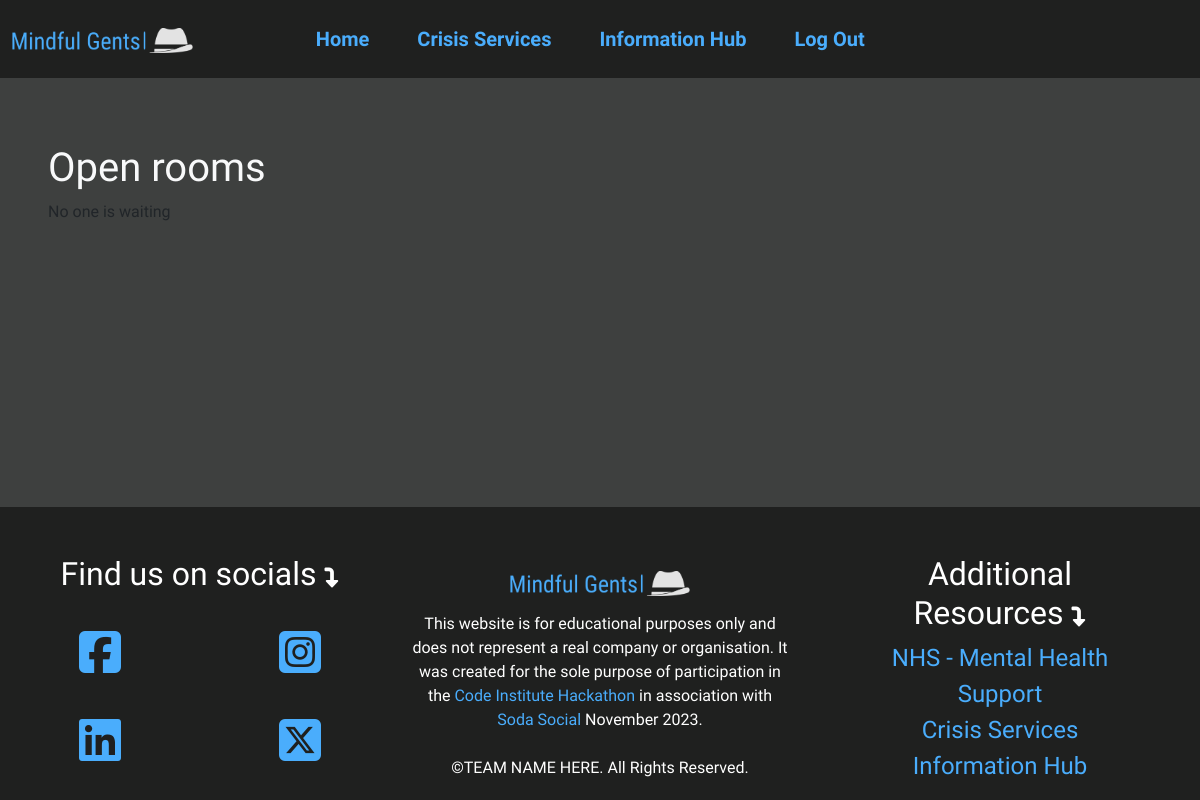
The page /chat/lobby/ (signed in) on the database as committed earlier.
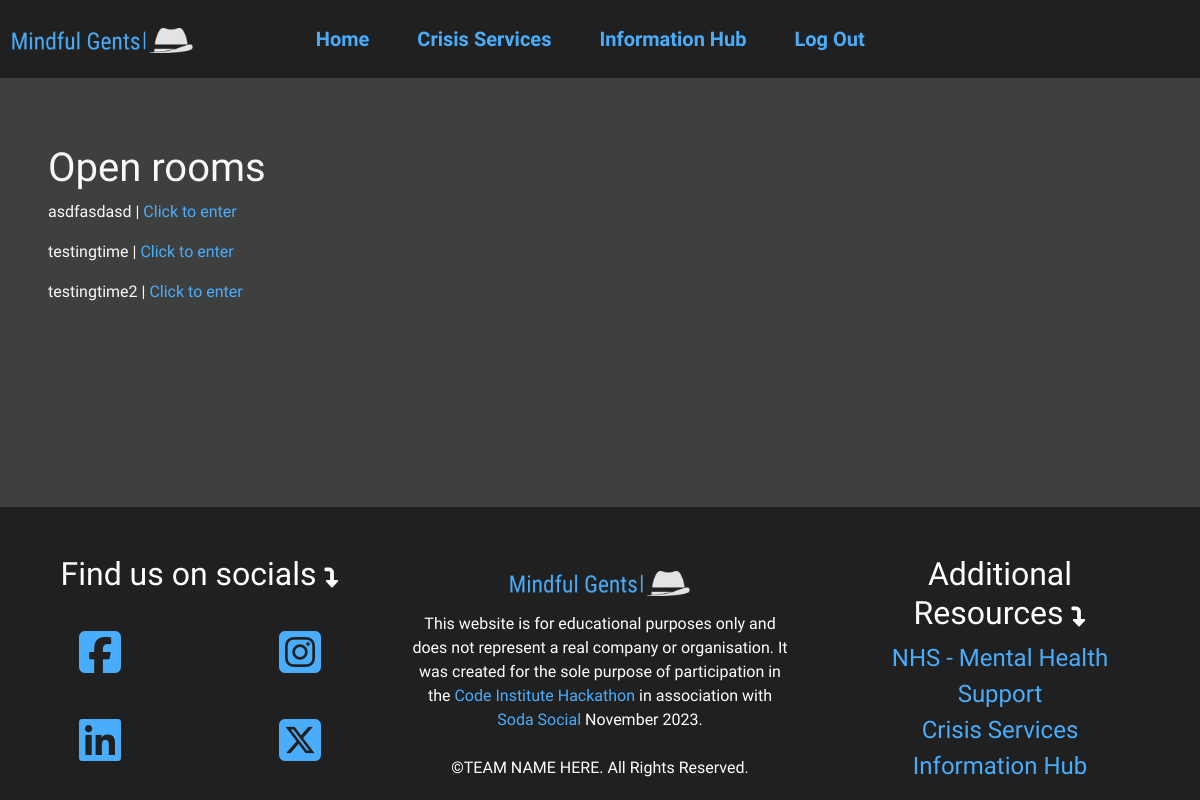
The same page on the database as committed later.
### chat/models.py (models this page shows)
class OpenRoom(models.Model):
    chat_room_name = models.CharField(max_length=50)
    chat_room_url = models.URLField()

### chat/views.py (the view)
# urls.py: path("lobby/", views.chat_lobby, name="lobby"),
@login_required
def chat_lobby(request):
    open_rooms = OpenRoom.objects.all()
    url_base = request.get_host()
    print("path:", url_base)
    context = {
        "open_rooms":  open_rooms,
    }
    return render(request, "chatlobby.html", context)

### chat/templates/chatlobby.html (shortened to what this page needs)
{% extends 'base.html' %}
{% load static %}
{% block content %}
<section class="m-5">
    <div class="container p-5"></div>
    <h1 class="text-light">Open rooms</h1>
    {% if not open_rooms %}
    No one is waiting
    {% else %}
    {% for room in open_rooms %}
    <p class="text-light">{{ room.chat_room_name }} | <a href="{{ room.chat_room_url }}">Click to enter</a>
    </p>
    {% endfor %}
    {% endif %}
</section>
{% endblock %}

### templates/base.html (shortened to what this page needs)
{% load static %}
<!DOCTYPE html>
<html lang="en">
<head>
    <link rel="stylesheet" href="{% static 'css/style.css' %}" />
    <link href="https://cdn.jsdelivr.net/npm/bootstrap@5.3.2/dist/css/bootstrap.min.css" rel="stylesheet">
    <link rel="stylesheet" type="text/css" href="https://js.api.here.com/v3/3.1/mapsjs-ui.css" />
</head>
<body class="d-flex flex-column min-vh-100">
    <nav class="navbar fixed-top navbar-expand-lg">
        <div class="container-fluid">
          <a class="navbar-brand mx-auto" href="{% url 'index' %}">
            <img
              class="logo"
              src="{% static 'images/logo.webp' %}"
              alt="Logo" />
          </a>
          <div
            class="offcanvas offcanvas-start"
            tabindex="-1"
            id="offcanvasNavbar"
            aria-labelledby="offcanvasNavbarLabel">
            <div class="offcanvas-body">
              <ul class="navbar-nav mx-auto">
                <li class="nav-item">
                  <a
                    class="nav-link"
                    href="{% url 'index' %}"
                    >Home</a
                  >
                </li>
                <li class="nav-item">
                  <a
                    class="nav-link"
                    href="{% url 'crisis' %}"
                    >Crisis Services</a
                  >
                </li>
                <li class="nav-item">
                  <a
                    class="nav-link"
                    href="{% url 'information' %}"
                    >Information Hub</a
                  >
                </li>
                {% if request.user.is_authenticated %}
                <li class="nav-item">
                  <a
                    class="nav-link"
                    href="{% url 'account_logout' %}"
                    >Log Out</a
                  >
                </li>
                {% endif %}
              </ul>
            </div>
          </div>
        </div>
      </nav>
    {% block content %}
    {% endblock %}
    <footer class="container-fluid pt-5 mt-auto">
      <div class="row">
          <div class="col-12 col-md-4 text-center order-1">
              <h2 class="text-white">Find us on socials&nbsp<i class="fa-solid fa-turn-down fs-5"></i></h2>
              <ul class="row list-unstyled">
                  <li class="col-6 social-icon">
                      <a href="https://www.facebook.com" target="_blank">
                          <i class="fa-brands fa-square-facebook"></i>
                      </a>
                  </li>
                  <li class="col-6 social-icon">
                      <a href="https://www.instagram.com" target="_blank">
                          <i class="fa-brands fa-square-instagram"></i>
                      </a>
                  </li>
                  <li class="col-6 social-icon">
                      <a href="https://www.linkedin.com" target="_blank">
                          <i class="fa-brands fa-linkedin"></i>
                      </a>
                  </li>
                  <li class="col-6 social-icon">
                      <a href="https://www.twitter.com" target="_blank">
                        <i class="fa-brands fa-square-x-twitter"></i>
                      </a>
                  </li>
              </ul>
          </div>
          <div class="col-12 col-md-4 order-3 order-md-2">
              <ul class="list-unstyled">
                  <li class="text-center">
                      <a href="">
                          <img class="logo my-3" src="{% static 'images/logo.webp' %}" alt="Logo">
                      </a>
                  </li>
                  <li class="text-center">
                      <p class="text-white">This website is for educational purposes only and does not represent a real
                          company or organisation. It was created for the sole purpose of participation in the <a
                              href="https://hackathon.codeinstitute.net/" target="_blank">Code Institute Hackathon</a> in
                          association with <a href="https://www.trustinsoda.com/" target="_blank">Soda Social</a> November
                          2023. <br><br>©TEAM NAME HERE. All Rights Reserved.</p>
                  </li>
              </ul>
          </div>
          <div class="col-12 col-md-4 px-5 text-center order-2 order-md-3">
              <h2 class="text-white">Additional Resources&nbsp<i class="fa-solid fa-turn-down fs-5"></i></h2>
              <ul class="list-unstyled fs-4">
                  <li>
                      <a href="#"
                          target="_blank">NHS - Mental Health Support</a>
                  </li>
                  <li>
                      <a href="{% url 'crisis' %}" target="_blank">Crisis Services</a>
                  </li>
                  <li>
                      <a href="{% url 'information' %}" target="_blank">Information Hub</a>
                  </li>
              </ul>
          </div>
      </div>
  </footer>
</body>
</html>

### static/css/style.css (style rules this page uses)
:root { --primary: #4aadfc; --secondary: #3e403f; }
html body { font-family: 'Roboto Condensed', sans-serif; background-color: var(--secondary); }
.logo { height: 25px; }
nav { background-color: rgba(0, 0, 0, 0.5); }
.nav-item .nav-link { font-weight: bold; color: var(--primary); font-size: 1.25rem; padding: 1rem 1.5rem !important; }
.offcanvas-body { padding-right: 200px !important; }
#offcanvasNavbar { background-color: rgba(0, 0, 0, 0.8); }
dd, p { color: #ffffff; }
footer { margin-top: 20px; background-color: rgba(0, 0, 0, 0.5); }
.social-icon { font-size: 3rem; text-align: center; padding-top: 1rem; }
form, li { color: #fff; }
#hint_id_password, a { text-decoration: none !important; color: var(--primary) !important; }

Rows that differ between the two databases and show on the page:
added OpenRoom: chat_room_name "asdfasdasd"
added OpenRoom: chat_room_name "testingtime"
added OpenRoom: chat_room_name "testingtime2"
Other text that changed with them:
text no longer shown: "No one is waiting"
